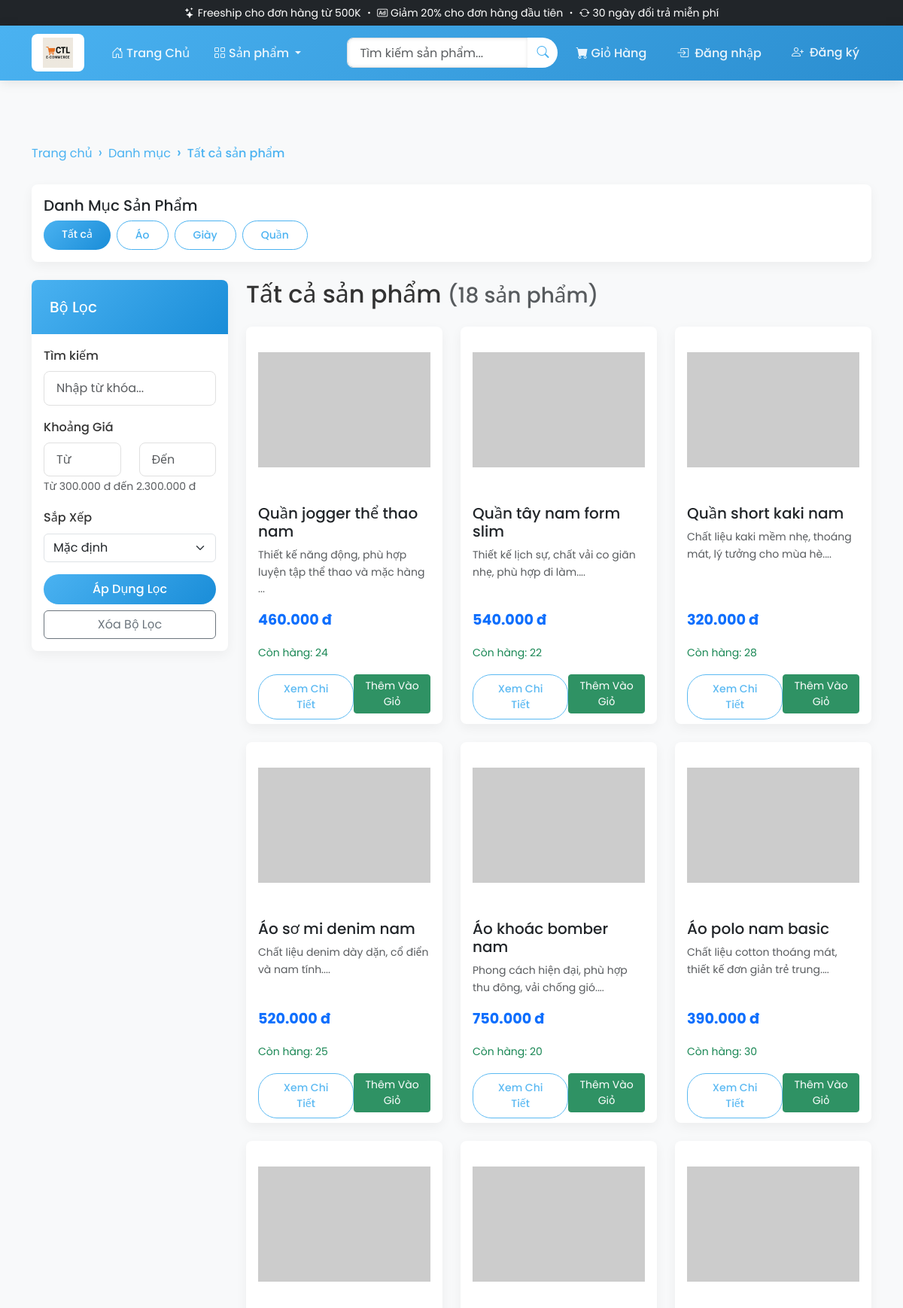
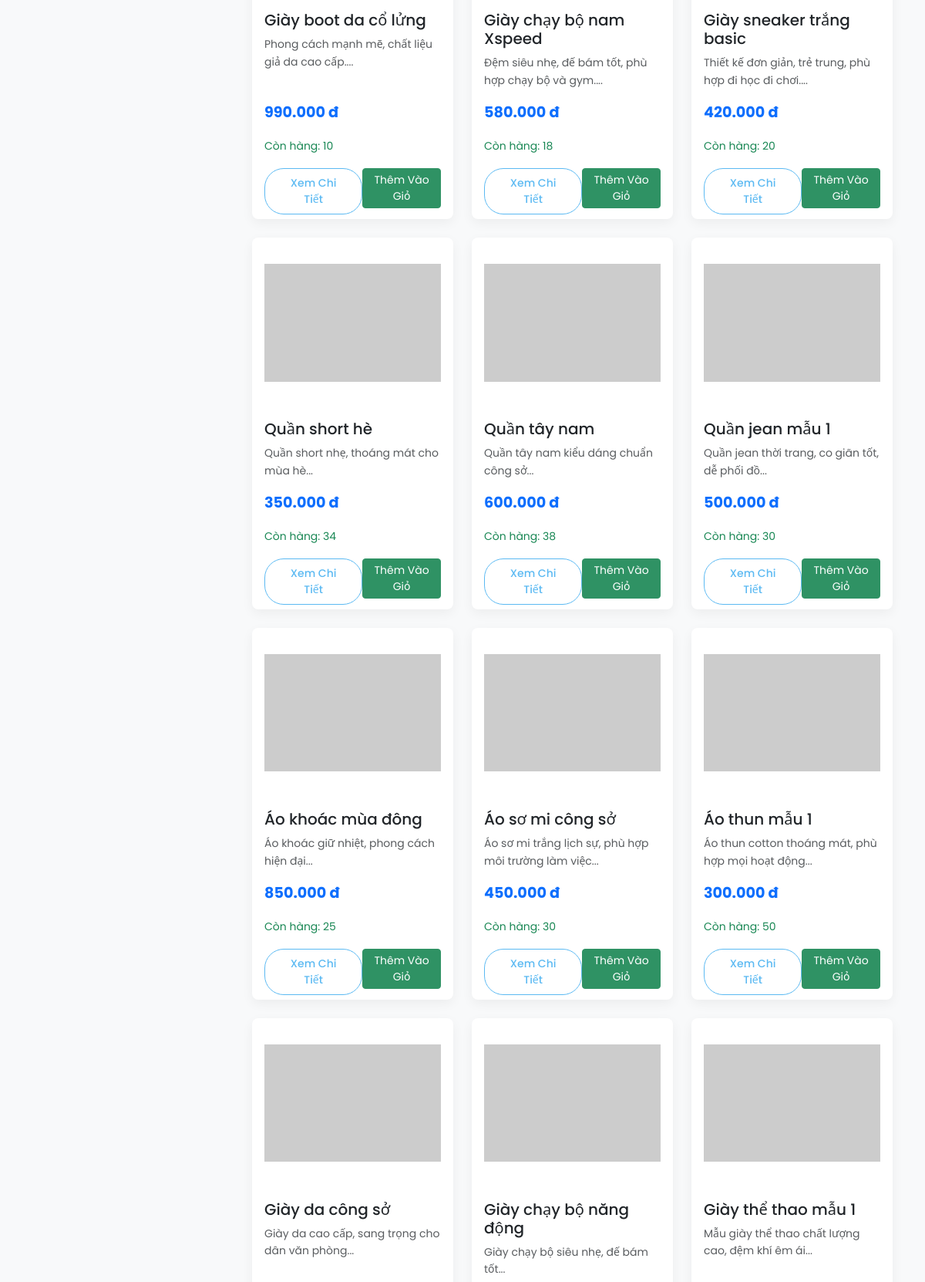
/categories.php (upper part), run on the app's committed database (2 pictures, top to bottom).
### tables this page shows
CREATE TABLE `categories` (
  `id` int(11) NOT NULL,
  `name` varchar(50) NOT NULL,
  `description` text DEFAULT NULL
);

CREATE TABLE `products` (
  `id` int(11) NOT NULL,
  `name` varchar(100) NOT NULL,
  `description` text DEFAULT NULL,
  `price` decimal(10,2) NOT NULL,
  `image` varchar(255) DEFAULT NULL,
  `category` varchar(50) DEFAULT NULL,
  `stock` int(11) NOT NULL DEFAULT 0,
  `created_at` datetime DEFAULT current_timestamp(),
  `category_id` int(11) DEFAULT NULL
);

### includes/functions.php (called while the page is built, shortened)
<?php
function formatPrice($price) {
    return number_format($price, 0, ',', '.') . ' đ';
}
function getAllCategories($conn) {
    $sql = "SELECT * FROM categories ORDER BY name";
    $result = mysqli_query($conn, $sql);
    $categories = [];
    if (mysqli_num_rows($result) > 0) {
        while ($row = mysqli_fetch_assoc($result)) {
            $categories[] = $row;
        }
    }
    return $categories;
}
function getProductsWithFilters($conn, $filters = array()) {
    $whereClause = "1=1";
    $joins = "";
    $orderBy = "p.id DESC";
    $sql = "SELECT DISTINCT p.* FROM products p $joins WHERE $whereClause ORDER BY $orderBy";
    $result = mysqli_query($conn, $sql);
    $products = [];
    if (mysqli_num_rows($result) > 0) {
        while ($row = mysqli_fetch_assoc($result)) {
            $products[] = $row;
        }
    }
    return $products;
}
function getPriceRange($conn, $categoryId = null) {
    $whereClause = "1=1";
    $sql = "SELECT MIN(price) as min_price, MAX(price) as max_price FROM products WHERE $whereClause";
    $result = mysqli_query($conn, $sql);
    if (mysqli_num_rows($result) > 0) {
        $row = mysqli_fetch_assoc($result);
        return [
            'min_price' => $row['min_price'] ?? 0,
            'max_price' => $row['max_price'] ?? 0
        ];
    }
    return ['min_price' => 0, 'max_price' => 0];
}
function countProductsWithFilters($conn, $filters = array()) {
    $whereClause = "1=1";
    $joins = "";
    $sql = "SELECT COUNT(DISTINCT p.id) as total FROM products p $joins WHERE $whereClause";
    $result = mysqli_query($conn, $sql);
    if (mysqli_num_rows($result) > 0) {
        $row = mysqli_fetch_assoc($result);
        return intval($row['total']);
    }
    return 0;
}
?>

### categories.php (the view, shortened to what this page needs)
<?php
require_once "includes/config.php";
require_once "includes/functions.php";
include "includes/header.php";
$categoryId = isset($_GET['category']) && is_numeric($_GET['category']) ? (int)$_GET['category'] : null;
$currentCategory = null;
$categories = getAllCategories($conn);
$query = isset($_GET['q']) ? trim($_GET['q']) : '';
$priceMin = isset($_GET['price_min']) ? floatval($_GET['price_min']) : '';
$priceMax = isset($_GET['price_max']) ? floatval($_GET['price_max']) : '';
$filters = [];
$products = getProductsWithFilters($conn, $filters);
$totalProducts = countProductsWithFilters($conn, $filters);
$priceRange = getPriceRange($conn, $categoryId);
?>
<div class="container my-4">
    <nav aria-label="breadcrumb">
        <ol class="breadcrumb">
            <li class="breadcrumb-item"><a href="index.php">Trang chủ</a></li>
            <li class="breadcrumb-item"><a href="categories.php">Danh mục</a></li>
            <?php if ($currentCategory): ?>
                <li class="breadcrumb-item active"><?php echo htmlspecialchars($currentCategory['name']); ?></li>
            <?php else: ?>
                <li class="breadcrumb-item active">Tất cả sản phẩm</li>
            <?php endif; ?>
        </ol>
    </nav>
    <div class="mb-4">
        <div class="row">
            <div class="col-12">
                <div class="card">
                    <div class="card-body">
                        <h5 class="card-title">Danh Mục Sản Phẩm</h5>
                        <div class="d-flex flex-wrap gap-2">
                            <a href="categories.php" class="btn <?php echo !$categoryId ? 'btn-primary' : 'btn-outline-primary'; ?> btn-sm">
                                Tất cả
                            </a>
                            <?php foreach ($categories as $cat): ?>
                                <a href="categories.php?category=<?php echo $cat['id']; ?>"
                                   class="btn <?php echo ($categoryId == $cat['id']) ? 'btn-primary' : 'btn-outline-primary'; ?> btn-sm">
                                    <?php echo htmlspecialchars($cat['name']); ?>
                                </a>
                            <?php endforeach; ?>
                        </div>
                    </div>
                </div>
            </div>
        </div>
    </div>
    <div class="row">
        <div class="col-md-3">
            <div class="card">
                <div class="card-header">
                    <h5 class="mb-0">Bộ Lọc</h5>
                </div>
                <div class="card-body">
                    <form method="GET" action="categories.php" id="filterForm">
                        <div class="mb-3">
                            <label class="form-label">Tìm kiếm</label>
                            <input type="text" name="q" class="form-control"
                                   placeholder="Nhập từ khóa..." value="<?php echo htmlspecialchars($query); ?>">
                        </div>
                        <div class="mb-3">
                            <label class="form-label">Khoảng Giá</label>
                            <div class="row">
                                <div class="col-6">
                                    <input type="number" class="form-control form-control-sm" name="price_min"
                                           value="<?php echo $priceMin; ?>" placeholder="Từ"
                                           min="<?php echo $priceRange['min_price']; ?>"
                                           max="<?php echo $priceRange['max_price']; ?>">
                                </div>
                                <div class="col-6">
                                    <input type="number" class="form-control form-control-sm" name="price_max"
                                           value="<?php echo $priceMax; ?>" placeholder="Đến"
                                           min="<?php echo $priceRange['min_price']; ?>"
                                           max="<?php echo $priceRange['max_price']; ?>">
                                </div>
                            </div>
                            <small class="text-muted">
                                Từ <?php echo formatPrice($priceRange['min_price']); ?>
                                đến <?php echo formatPrice($priceRange['max_price']); ?>
                            </small>
                        </div>
                        <div class="mb-3">
                            <label for="sort" class="form-label">Sắp Xếp</label>
                            <select class="form-select" name="sort" id="sort">
                                <option value="">Mặc định</option>
                            </select>
                        </div>
                        <div class="d-grid gap-2">
                            <button type="submit" class="btn btn-primary">Áp Dụng Lọc</button>
                            <a href="categories.php<?php echo $categoryId ? '?category='.$categoryId : ''; ?>"
                               class="btn btn-outline-secondary">Xóa Bộ Lọc</a>
                        </div>
                    </form>
                </div>
            </div>
        </div>
        <div class="col-md-9">
            <div class="d-flex justify-content-between align-items-center mb-3">
                <h2>
                    <?php echo $currentCategory ? htmlspecialchars($currentCategory['name']) : 'Tất cả sản phẩm'; ?>
                    <small class="text-muted">(<?php echo $totalProducts; ?> sản phẩm)</small>
                </h2>
            </div>
            <div class="row">
                <?php if (count($products) > 0): ?>
                    <?php foreach ($products as $product): ?>
                    <div class="col-lg-4 col-md-6 mb-4">
                        <div class="card product-card h-100">
                            <img src="<?php echo $product['image']; ?>" class="card-img-top product-image"
                                 alt="<?php echo htmlspecialchars($product['name']); ?>"
                                 onerror="this.src='https://via.placeholder.com/300x200?text=No+Image'">
                            <div class="card-body d-flex flex-column">
                                <h5 class="card-title"><?php echo htmlspecialchars($product['name']); ?></h5>
                                <p class="card-text small text-muted flex-grow-1">
                                    <?php echo htmlspecialchars(substr($product['description'], 0, 80)); ?>...
                                </p>
                                <p class="product-price fw-bold text-primary"><?php echo formatPrice($product['price']); ?></p>
                                <?php if ($product['stock'] > 0): ?>
                                    <small class="text-success mb-2">Còn hàng: <?php echo $product['stock']; ?></small>
                                <?php else: ?>
                                    <small class="text-danger mb-2">Hết hàng</small>
                                <?php endif; ?>
                                <div class="d-flex justify-content-between mt-auto">
                                    <a href="product.php?id=<?php echo $product['id']; ?>"
                                       class="btn btn-sm btn-outline-primary">Xem Chi Tiết</a>
                                    <?php if ($product['stock'] > 0): ?>
                                    <form action="cart_actions.php" method="POST" class="d-inline">
                                        <button type="submit" class="btn btn-sm btn-success">Thêm Vào Giỏ</button>
                                    </form>
                                    <?php else: ?>
                                    <button class="btn btn-sm btn-secondary" disabled>Hết hàng</button>
                                    <?php endif; ?>
                                </div>
                            </div>
                        </div>
                    </div>
                    <?php endforeach; ?>
                <?php endif; ?>
            </div>
        </div>
    </div>
</div>
<?php include "includes/footer.php"; ?>

### css/style.css (style rules this page uses)
:root { --primary-color: #4ab2f1; --primary-dark: #1a8dd8; --primary-light: #7dcbff; --secondary-color: #f8f9fa; --text-color: #333; --accent-color: #ff6b6b; --error-color: #dc3545; --success-color: #28a745; --border-radius: 8px; --box-shadow: 0 8px 20px rgba(74, 178, 241, 0.15); --transition-speed: 0.3s; }
.card { border: none; border-radius: var(--border-radius); box-shadow: 0 5px 15px rgba(0,0,0,0.08); overflow: hidden; }
.card-header { background: linear-gradient(135deg, var(--primary-color), var(--primary-dark)); color: white; border-bottom: none; padding: 1.5rem; }
.form-label { font-weight: 500; color: var(--text-color); margin-bottom: 0.5rem; display: block; }
.form-control { border: 2px solid #e9ecef; border-radius: var(--border-radius); padding: 0.75rem 1rem; font-size: 1rem; transition: all var(--transition-speed) ease; width: 100%; background-color: #fff; }
.btn-primary { background: linear-gradient(135deg, var(--primary-color), var(--primary-dark)); border: none; border-radius: var(--border-radius); padding: 0.75rem 2rem; font-weight: 500; transition: all var(--transition-speed) ease; color: white; cursor: pointer; }
body { font-family: 'Poppins', 'Segoe UI', Tahoma, Geneva, Verdana, sans-serif; line-height: 1.6; color: var(--text-color); background-color: var(--secondary-color); scroll-behavior: smooth; }
a { text-decoration: none; color: var(--primary-color); transition: all var(--transition-speed) ease; }
.product-card { transition: all var(--transition-speed) ease; height: 100%; border: none; border-radius: var(--border-radius); overflow: hidden; box-shadow: 0 5px 15px rgba(0,0,0,0.05); position: relative; }
.product-card::before { content: ''; position: absolute; bottom: 0; left: 0; width: 100%; height: 0; background: linear-gradient(to top, rgba(74, 178, 241, 0.1), transparent); transition: height 0.4s ease; z-index: 0; }
.product-image { height: 220px; object-fit: contain; padding: 1rem; transition: transform 0.5s ease; }
.product-price { font-weight: 700; font-size: 1.2rem; color: var(--primary-color); display: inline-block; position: relative; }
.product-price:after { content: ''; position: absolute; bottom: -3px; left: 0; width: 100%; height: 2px; background-color: var(--primary-light); transform: scaleX(0); transition: transform 0.3s ease; }
.product-card .btn { transform: translateY(10px); opacity: 0.9; transition: all 0.3s ease; }
.btn-primary { background-color: var(--primary-color); border-color: var(--primary-color); border-radius: 25px; padding: 0.5rem 1.5rem; font-weight: 500; position: relative; overflow: hidden; z-index: 1; transition: all 0.4s ease; }
.btn-primary::before { content: ''; position: absolute; top: 0; left: -100%; width: 100%; height: 100%; background: linear-gradient(90deg, transparent, rgba(255,255,255,0.2), transparent); transition: left 0.7s; z-index: -1; }
.btn-outline-primary { color: var(--primary-color); border-color: var(--primary-color); border-radius: 25px; padding: 0.5rem 1.5rem; font-weight: 500; transition: all 0.4s ease; }
.form-label { font-weight: 500; }
.form-control { border-radius: var(--border-radius); padding: 0.6rem 1rem; border: 1px solid #e0e0e0; transition: all 0.3s ease; }
.card { transition: all 0.3s ease; border: none; border-radius: var(--border-radius); overflow: hidden; box-shadow: 0 5px 15px rgba(0,0,0,0.05); }
.breadcrumb { background-color: transparent; padding: 0.75rem 0; }
.breadcrumb-item + .breadcrumb-item::before { content: "›"; color: var(--primary-color); font-size: 1.2rem; line-height: 1.2; vertical-align: middle; }
.breadcrumb-item.active { color: var(--primary-color); font-weight: 500; }

### data on the page
categories: name "Áo"
categories: name "Giày"
categories: name "Quần"
products: name "Quần jogger thể thao nam", description "Thiết kế năng động, phù hợp luyện tập thể thao và mặc hàng", price "460.000 đ", stock "24"
products: name "Quần tây nam form slim", description "Thiết kế lịch sự, chất vải co giãn nhẹ, phù hợp đi làm.", price "540.000 đ", stock "22"
products: name "Quần short kaki nam", description "Chất liệu kaki mềm nhẹ, thoáng mát, lý tưởng cho mùa hè.", price "320.000 đ", stock "28"
products: name "Áo sơ mi denim nam", description "Chất liệu denim dày dặn, cổ điển và nam tính.", price "520.000 đ", stock "25"
products: name "Áo khoác bomber nam", description "Phong cách hiện đại, phù hợp thu đông, vải chống gió.", price "750.000 đ", stock "20"
products: name "Áo polo nam basic", description "Chất liệu cotton thoáng mát, thiết kế đơn giản trẻ trung.", price "390.000 đ", stock "30"
products: name "Giày boot da cổ lửng", description "Phong cách mạnh mẽ, chất liệu giả da cao cấp.", price "990.000 đ", stock "10"
products: name "Giày chạy bộ nam Xspeed", description "Đệm siêu nhẹ, đế bám tốt, phù hợp chạy bộ và gym.", price "580.000 đ", stock "18"
products: name "Giày sneaker trắng basic", description "Thiết kế đơn giản, trẻ trung, phù hợp đi học đi chơi.", price "420.000 đ", stock "20"
products: name "Quần short hè", description "Quần short nhẹ, thoáng mát cho mùa hè", price "350.000 đ", stock "34"
products: name "Quần tây nam", description "Quần tây nam kiểu dáng chuẩn công sở", price "600.000 đ", stock "38"
products: name "Quần jean mẫu 1", description "Quần jean thời trang, co giãn tốt, dễ phối đồ", price "500.000 đ", stock "30"
products: name "Áo khoác mùa đông", description "Áo khoác giữ nhiệt, phong cách hiện đại", price "850.000 đ", stock "25"
products: name "Áo sơ mi công sở", description "Áo sơ mi trắng lịch sự, phù hợp môi trường làm việc", price "450.000 đ", stock "30"
products: name "Áo thun mẫu 1", description "Áo thun cotton thoáng mát, phù hợp mọi hoạt động", price "300.000 đ", stock "50"
products: name "Giày da công sở", description "Giày da cao cấp, sang trọng cho dân văn phòng"
products: name "Giày chạy bộ năng động", description "Giày chạy bộ siêu nhẹ, đế bám tốt"
products: name "Giày thể thao mẫu 1", description "Mẫu giày thể thao chất lượng cao, đệm khí êm ái"

### other printed values
formatPrice($priceRange['min_price']) "300.000 đ"
formatPrice($priceRange['max_price']) "2.300.000 đ"
$totalProducts "18"
